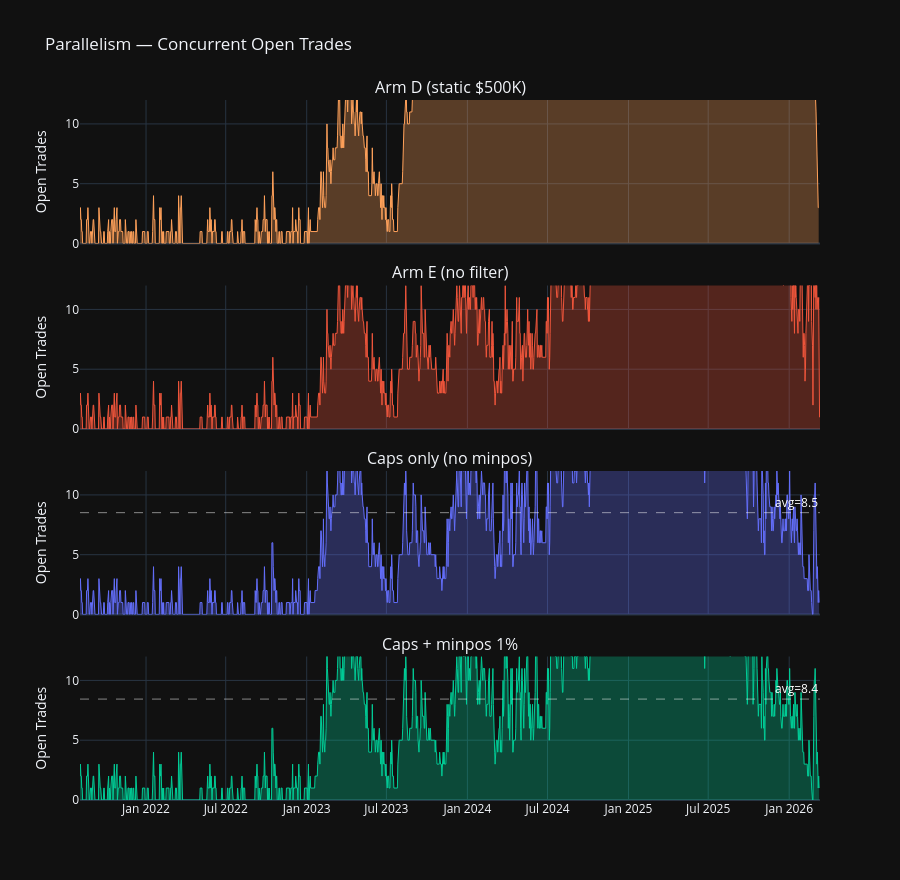
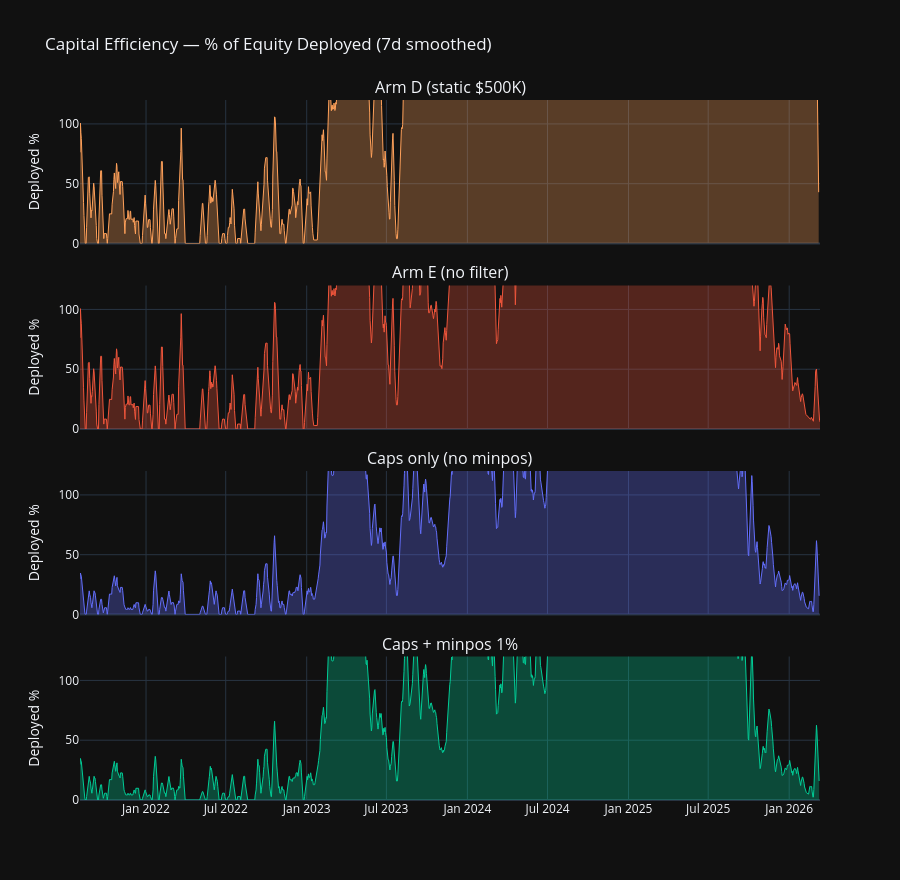

Here is the notebook cell these charts were saved with, in order:
### Code cell
# --- Parallelism & Capital Efficiency ---

def compute_daily_exposure(trades, starting_balance=STARTING_BALANCE):
    """For each day, compute open trade count and total capital deployed as % of equity."""
    ts = trades.copy()
    ts['open_date'] = pd.to_datetime(ts['open_date'])
    ts['close_date'] = pd.to_datetime(ts['close_date'])

    ts_sorted = ts.sort_values('close_date')
    ts_sorted['equity'] = starting_balance + ts_sorted['profit_abs'].cumsum()

    date_range = pd.date_range(ts['open_date'].min().normalize(),
                               ts['close_date'].max().normalize(), freq='D')

    equity_by_close = ts_sorted.groupby(ts_sorted['close_date'].dt.normalize())['equity'].last()
    equity_series = equity_by_close.reindex(date_range, method='ffill').fillna(starting_balance)

    records = []
    for day in date_range:
        open_mask = (ts['open_date'].dt.normalize() <= day) & (ts['close_date'].dt.normalize() >= day)
        open_trades = ts[open_mask]
        n_open = len(open_trades)
        total_deployed = open_trades['stake_amount'].sum()
        equity = equity_series.loc[day]
        pct_deployed = (total_deployed / equity * 100) if equity > 0 else 0
        records.append({'date': day, 'open_trades': n_open, 'deployed_pct': pct_deployed})

    return pd.DataFrame(records)

# Compute for all configs
config_labels = list(all_trades.keys())
daily_exposure = {}
for label, trades in all_trades.items():
    daily_exposure[label] = compute_daily_exposure(trades)
    de = daily_exposure[label]
    print(f'{label}: avg open trades={de["open_trades"].mean():.1f}, '
          f'avg capital deployed={de["deployed_pct"].mean():.0f}%, '
          f'max open trades={de["open_trades"].max()}')

# --- Hex color to rgba helper ---
def hex_to_rgba(hex_color, alpha=0.3):
    h = hex_color.lstrip('#')
    r, g, b = int(h[0:2], 16), int(h[2:4], 16), int(h[4:6], 16)
    return f'rgba({r},{g},{b},{alpha})'

# --- Parallelism subplot ---
fig = make_subplots(rows=len(config_labels), cols=1, shared_xaxes=True,
                    subplot_titles=config_labels, vertical_spacing=0.06)

for i, label in enumerate(config_labels, 1):
    de = daily_exposure[label]
    fig.add_trace(go.Scatter(
        x=de['date'], y=de['open_trades'], mode='lines',
        name=label, line=dict(color=COLORS[label], width=1),
        fill='tozeroy', fillcolor=hex_to_rgba(COLORS[label], 0.3),
        showlegend=False,
    ), row=i, col=1)
    mean_val = de['open_trades'].mean()
    fig.add_hline(y=mean_val, line_dash='dash', line_color='white', line_width=0.5,
                  annotation_text=f'avg={mean_val:.1f}', annotation_font_color='white',
                  row=i, col=1)
    fig.update_yaxes(title_text='Open Trades', range=[0, 12], row=i, col=1)

fig.update_layout(template=TEMPLATE, height=220 * len(config_labels),
                  title='Parallelism — Concurrent Open Trades')
fig.show()

# --- Capital Efficiency subplot ---
fig2 = make_subplots(rows=len(config_labels), cols=1, shared_xaxes=True,
                     subplot_titles=config_labels, vertical_spacing=0.06)

for i, label in enumerate(config_labels, 1):
    de = daily_exposure[label]
    deployed_smooth = de['deployed_pct'].rolling(7, min_periods=1).mean()
    fig2.add_trace(go.Scatter(
        x=de['date'], y=deployed_smooth, mode='lines',
        name=label, line=dict(color=COLORS[label], width=1),
        fill='tozeroy', fillcolor=hex_to_rgba(COLORS[label], 0.3),
        showlegend=False,
    ), row=i, col=1)
    mean_val = de['deployed_pct'].mean()
    fig2.add_hline(y=mean_val, line_dash='dash', line_color='white', line_width=0.5,
                   annotation_text=f'avg={mean_val:.0f}%', annotation_font_color='white',
                   row=i, col=1)
    fig2.update_yaxes(title_text='Deployed %', range=[0, 120], row=i, col=1)

fig2.update_layout(template=TEMPLATE, height=220 * len(config_labels),
                   title='Capital Efficiency — % of Equity Deployed (7d smoothed)')
fig2.show()

### Figure 1 — Plotly figure (JSON) as saved in the notebook; plotly's stock layout.template omitted (floating-point values rounded to 4 significant figures; data arrays with more than 128 entries replaced by an {"elided": "..."} marker saying what was removed)
{"data": [{"fill": "tozeroy", "fillcolor": "rgba(255,161,90,0.3)", "line": {"color": "#FFA15A", "width": 1}, "mode": "lines", "name": "Arm D (static $500K)", "showlegend": false, "type": "scatter", "x": {"elided": "1679 str values"}, "xaxis": "x", "y": {"elided": "1679 int values"}, "yaxis": "y"}, {"fill": "tozeroy", "fillcolor": "rgba(239,85,59,0.3)", "line": {"color": "#EF553B", "width": 1}, "mode": "lines", "name": "Arm E (no filter)", "showlegend": false, "type": "scatter", "x": {"elided": "1682 str values"}, "xaxis": "x2", "y": {"elided": "1682 int values"}, "yaxis": "y2"}, {"fill": "tozeroy", "fillcolor": "rgba(99,110,250,0.3)", "line": {"color": "#636EFA", "width": 1}, "mode": "lines", "name": "Caps only (no minpos)", "showlegend": false, "type": "scatter", "x": {"elided": "1680 str values"}, "xaxis": "x3", "y": {"elided": "1680 int values"}, "yaxis": "y3"}, {"fill": "tozeroy", "fillcolor": "rgba(0,204,150,0.3)", "line": {"color": "#00CC96", "width": 1}, "mode": "lines", "name": "Caps + minpos 1%", "showlegend": false, "type": "scatter", "x": {"elided": "1680 str values"}, "xaxis": "x4", "y": {"elided": "1680 int values"}, "yaxis": "y4"}], "layout": {"annotations": [{"font": {"size": 16}, "showarrow": false, "text": "Arm D (static $500K)", "x": 0.5, "xanchor": "center", "xref": "paper", "y": 1.0, "yanchor": "bottom", "yref": "paper"}, {"font": {"size": 16}, "showarrow": false, "text": "Arm E (no filter)", "x": 0.5, "xanchor": "center", "xref": "paper", "y": 0.735, "yanchor": "bottom", "yref": "paper"}, {"font": {"size": 16}, "showarrow": false, "text": "Caps only (no minpos)", "x": 0.5, "xanchor": "center", "xref": "paper", "y": 0.47, "yanchor": "bottom", "yref": "paper"}, {"font": {"size": 16}, "showarrow": false, "text": "Caps + minpos 1%", "x": 0.5, "xanchor": "center", "xref": "paper", "y": 0.205, "yanchor": "bottom", "yref": "paper"}, {"font": {"color": "white"}, "showarrow": false, "text": "avg=50.4", "x": 1, "xanchor": "right", "xref": "x domain", "y": 50.43, "yanchor": "bottom", "yref": "y"}, {"font": {"color": "white"}, "showarrow": false, "text": "avg=12.1", "x": 1, "xanchor": "right", "xref": "x2 domain", "y": 12.06, "yanchor": "bottom", "yref": "y2"}, {"font": {"color": "white"}, "showarrow": false, "text": "avg=8.5", "x": 1, "xanchor": "right", "xref": "x3 domain", "y": 8.516, "yanchor": "bottom", "yref": "y3"}, {"font": {"color": "white"}, "showarrow": false, "text": "avg=8.4", "x": 1, "xanchor": "right", "xref": "x4 domain", "y": 8.439, "yanchor": "bottom", "yref": "y4"}], "height": 880, "shapes": [{"line": {"color": "white", "dash": "dash", "width": 0.5}, "type": "line", "x0": 0, "x1": 1, "xref": "x domain", "y0": 50.43, "y1": 50.43, "yref": "y"}, {"line": {"color": "white", "dash": "dash", "width": 0.5}, "type": "line", "x0": 0, "x1": 1, "xref": "x2 domain", "y0": 12.06, "y1": 12.06, "yref": "y2"}, {"line": {"color": "white", "dash": "dash", "width": 0.5}, "type": "line", "x0": 0, "x1": 1, "xref": "x3 domain", "y0": 8.516, "y1": 8.516, "yref": "y3"}, {"line": {"color": "white", "dash": "dash", "width": 0.5}, "type": "line", "x0": 0, "x1": 1, "xref": "x4 domain", "y0": 8.439, "y1": 8.439, "yref": "y4"}], "title": {"text": "Parallelism — Concurrent Open Trades"}, "xaxis": {"anchor": "y", "domain": [0.0, 1.0], "matches": "x4", "showticklabels": false}, "xaxis2": {"anchor": "y2", "domain": [0.0, 1.0], "matches": "x4", "showticklabels": false}, "xaxis3": {"anchor": "y3", "domain": [0.0, 1.0], "matches": "x4", "showticklabels": false}, "xaxis4": {"anchor": "y4", "domain": [0.0, 1.0]}, "yaxis": {"anchor": "x", "domain": [0.795, 1.0], "range": [0, 12], "title": {"text": "Open Trades"}}, "yaxis2": {"anchor": "x2", "domain": [0.53, 0.735], "range": [0, 12], "title": {"text": "Open Trades"}}, "yaxis3": {"anchor": "x3", "domain": [0.265, 0.47], "range": [0, 12], "title": {"text": "Open Trades"}}, "yaxis4": {"anchor": "x4", "domain": [0.0, 0.205], "range": [0, 12], "title": {"text": "Open Trades"}}}}

### Figure 2 — Plotly figure (JSON) as saved in the notebook; plotly's stock layout.template omitted (floating-point values rounded to 4 significant figures; data arrays with more than 128 entries replaced by an {"elided": "..."} marker saying what was removed)
{"data": [{"fill": "tozeroy", "fillcolor": "rgba(255,161,90,0.3)", "line": {"color": "#FFA15A", "width": 1}, "mode": "lines", "name": "Arm D (static $500K)", "showlegend": false, "type": "scatter", "x": {"elided": "1679 str values"}, "xaxis": "x", "y": {"elided": "1679 float values"}, "yaxis": "y"}, {"fill": "tozeroy", "fillcolor": "rgba(239,85,59,0.3)", "line": {"color": "#EF553B", "width": 1}, "mode": "lines", "name": "Arm E (no filter)", "showlegend": false, "type": "scatter", "x": {"elided": "1682 str values"}, "xaxis": "x2", "y": {"elided": "1682 float values"}, "yaxis": "y2"}, {"fill": "tozeroy", "fillcolor": "rgba(99,110,250,0.3)", "line": {"color": "#636EFA", "width": 1}, "mode": "lines", "name": "Caps only (no minpos)", "showlegend": false, "type": "scatter", "x": {"elided": "1680 str values"}, "xaxis": "x3", "y": {"elided": "1680 float values"}, "yaxis": "y3"}, {"fill": "tozeroy", "fillcolor": "rgba(0,204,150,0.3)", "line": {"color": "#00CC96", "width": 1}, "mode": "lines", "name": "Caps + minpos 1%", "showlegend": false, "type": "scatter", "x": {"elided": "1680 str values"}, "xaxis": "x4", "y": {"elided": "1680 float values"}, "yaxis": "y4"}], "layout": {"annotations": [{"font": {"size": 16}, "showarrow": false, "text": "Arm D (static $500K)", "x": 0.5, "xanchor": "center", "xref": "paper", "y": 1.0, "yanchor": "bottom", "yref": "paper"}, {"font": {"size": 16}, "showarrow": false, "text": "Arm E (no filter)", "x": 0.5, "xanchor": "center", "xref": "paper", "y": 0.735, "yanchor": "bottom", "yref": "paper"}, {"font": {"size": 16}, "showarrow": false, "text": "Caps only (no minpos)", "x": 0.5, "xanchor": "center", "xref": "paper", "y": 0.47, "yanchor": "bottom", "yref": "paper"}, {"font": {"size": 16}, "showarrow": false, "text": "Caps + minpos 1%", "x": 0.5, "xanchor": "center", "xref": "paper", "y": 0.205, "yanchor": "bottom", "yref": "paper"}, {"font": {"color": "white"}, "showarrow": false, "text": "avg=1022%", "x": 1, "xanchor": "right", "xref": "x domain", "y": 1022.0, "yanchor": "bottom", "yref": "y"}, {"font": {"color": "white"}, "showarrow": false, "text": "avg=169%", "x": 1, "xanchor": "right", "xref": "x2 domain", "y": 168.8, "yanchor": "bottom", "yref": "y2"}, {"font": {"color": "white"}, "showarrow": false, "text": "avg=128%", "x": 1, "xanchor": "right", "xref": "x3 domain", "y": 128.3, "yanchor": "bottom", "yref": "y3"}, {"font": {"color": "white"}, "showarrow": false, "text": "avg=129%", "x": 1, "xanchor": "right", "xref": "x4 domain", "y": 128.7, "yanchor": "bottom", "yref": "y4"}], "height": 880, "shapes": [{"line": {"color": "white", "dash": "dash", "width": 0.5}, "type": "line", "x0": 0, "x1": 1, "xref": "x domain", "y0": 1022.0, "y1": 1022.0, "yref": "y"}, {"line": {"color": "white", "dash": "dash", "width": 0.5}, "type": "line", "x0": 0, "x1": 1, "xref": "x2 domain", "y0": 168.8, "y1": 168.8, "yref": "y2"}, {"line": {"color": "white", "dash": "dash", "width": 0.5}, "type": "line", "x0": 0, "x1": 1, "xref": "x3 domain", "y0": 128.3, "y1": 128.3, "yref": "y3"}, {"line": {"color": "white", "dash": "dash", "width": 0.5}, "type": "line", "x0": 0, "x1": 1, "xref": "x4 domain", "y0": 128.7, "y1": 128.7, "yref": "y4"}], "title": {"text": "Capital Efficiency — % of Equity Deployed (7d smoothed)"}, "xaxis": {"anchor": "y", "domain": [0.0, 1.0], "matches": "x4", "showticklabels": false}, "xaxis2": {"anchor": "y2", "domain": [0.0, 1.0], "matches": "x4", "showticklabels": false}, "xaxis3": {"anchor": "y3", "domain": [0.0, 1.0], "matches": "x4", "showticklabels": false}, "xaxis4": {"anchor": "y4", "domain": [0.0, 1.0]}, "yaxis": {"anchor": "x", "domain": [0.795, 1.0], "range": [0, 120], "title": {"text": "Deployed %"}}, "yaxis2": {"anchor": "x2", "domain": [0.53, 0.735], "range": [0, 120], "title": {"text": "Deployed %"}}, "yaxis3": {"anchor": "x3", "domain": [0.265, 0.47], "range": [0, 120], "title": {"text": "Deployed %"}}, "yaxis4": {"anchor": "x4", "domain": [0.0, 0.205], "range": [0, 120], "title": {"text": "Deployed %"}}}}
